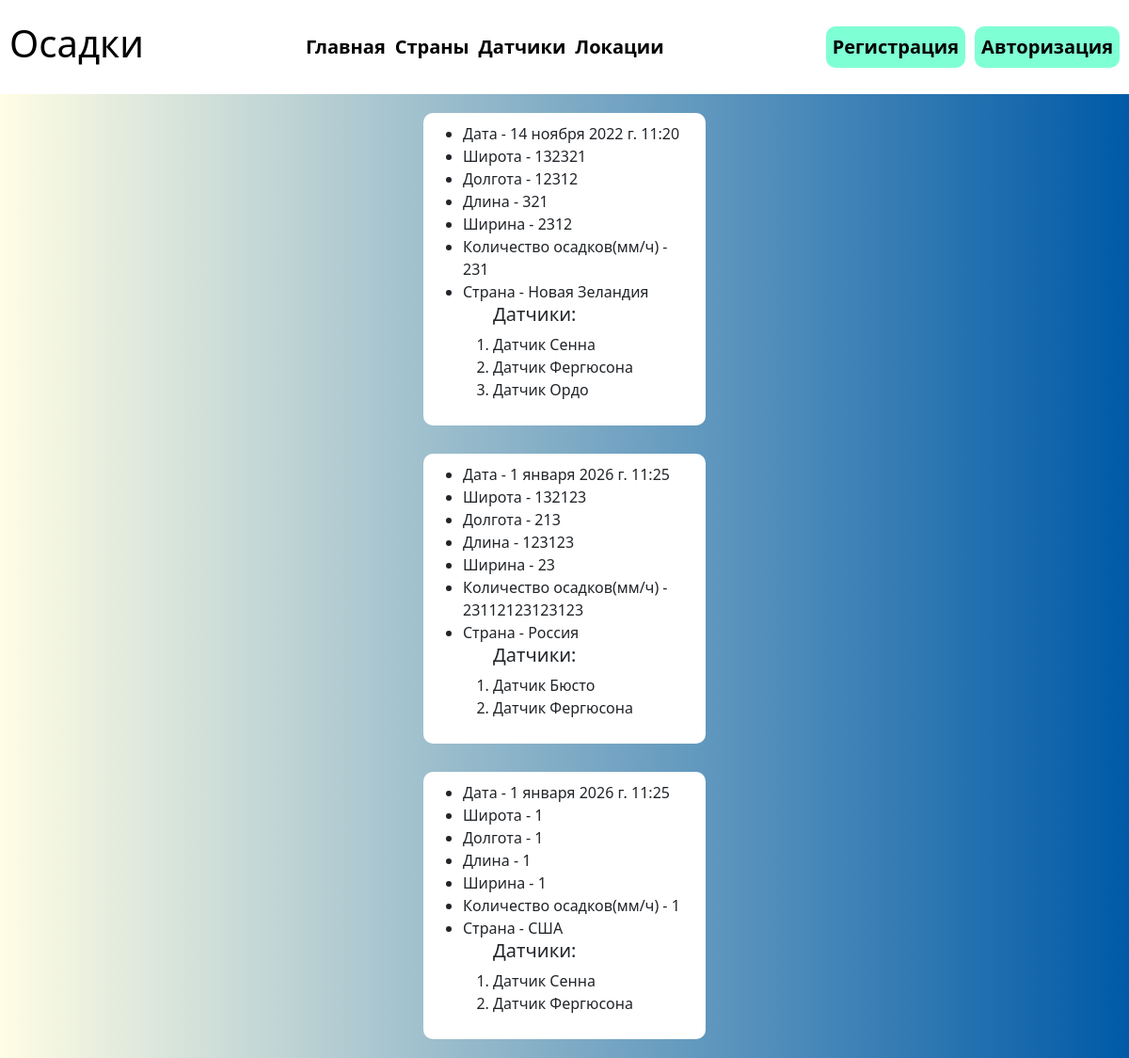
The page / on the database its author committed.
### main/models.py (models this page shows, shortened)
class PrecipitationMeasurement(models.Model):
	latitude = models.fields.IntegerField('Широта')
	longitude = models.fields.IntegerField("Долгота")
	width = models.fields.IntegerField("Ширина")
	length = models.fields.IntegerField("Длина")
	mm_h = models.fields.IntegerField("ММ/Ч")
	date = models.fields.DateTimeField("Дата и время")
	country = models.ForeignKey("Country", on_delete=models.PROTECT, null=True)
	sensors = models.ManyToManyField('MeasurementSensors')

class Country(models.Model):
	code = models.fields.IntegerField('Код', unique=True)
	name = models.fields.CharField('Название', unique=True, max_length=100)
	def __str__(self):
		return f'{self.name}'

class MeasurementSensors(models.Model):
	name = models.fields.CharField('Название', unique=True, max_length=100)
	type = models.fields.IntegerField('Тип')

### main/views.py (the view)
# urls.py: path('', views.index, name='home'),
def index(req):
	all_mes = PrecipitationMeasurement.objects.all()
	props = {
		"title": "Главная / Осадки",
		"all_mes": all_mes,
	}
	return render(req, "main/index.html", props)

### templates/main/index.html (shortened to what this page needs)
{% extends "main/layout.html" %}
{% load static %}
{% block content %}
    <div class="wrap_mes">
    {% if all_mes %}
     {% for m in all_mes %}
    <div class="meas">
        <ul>
            <li>Дата - {{ m.date }}</li>
            <li>Широта - {{ m.latitude }}</li>
            <li>Долгота - {{ m.longitude }}</li>
            <li>Длина - {{ m.length }}</li>
            <li>Ширина - {{ m.width }}</li>
            <li>Количество осадков(мм/ч) - {{ m.mm_h }}</li>
            <li>Страна - {{ m.country }}</li>
                <ol>
                <h5>Датчики:</h5>
            {% for sens in m.sensors.all %}
                            <li>{{ sens.name }}</li>
            {% endfor %}
                        </ol>
        </ul>
    </div>
    {% endfor %}
    {% else %}
        <h2>Нет новостей</h2>
    {% endif %}
    </div>
{% endblock %}

### templates/main/layout.html (shortened to what this page needs)
{% load static %}
<!DOCTYPE html>
<html lang="ru">
<head>
    <link rel="stylesheet" href="https://cdn.jsdelivr.net/npm/bootstrap@5.2.3/dist/css/bootstrap.min.css">
    <link rel="stylesheet" href="{% static 'main/styles/main.css' %}">
</head>
<body>
<header class="header">
    <h1>Осадки</h1>
    <nav class="links">
     <a class="nav-link" href="{% url 'home' %}">Главная</a>
   <a class="nav-link" href="{% url 'countries' %}">Страны</a>
   <a class="nav-link" href="{% url 'sensors' %}">Датчики</a>
   <a class="nav-link" href="{% url 'locations' %}">Локации</a>
    </nav>
    <div class="auths">
        {% if request.user.is_authenticated %}
           <h4>{{ user.username }}</h4>
            <a href="{% url 'logout' %}" class="auth">Выйти</a>
        {% else %}
        <a href="{% url 'register' %}" class="auth">Регистрация</a>
        <a href="{% url 'login' %}" class="auth">Авторизация</a>
        {% endif %}
    </div>
</header>
<main>
    {% block  content %}
    {% endblock %}
</main>
</body>
</html>

### main/static/main/styles/main.css (style rules this page uses)
* { padding: 0; margin: 0; box-sizing: border-box; }
html, body { width: 100%; height: 100%; background: #005AA7; background: -webkit-linear-gradient(to right, #FFFDE4, #005AA7); background: linear-gradient(to right, #FFFDE4, #005AA7); }
.header { width: 100%; height: 100px; display: flex; justify-content: space-between; align-items: center; color: black; background-color: white; padding: 10px; }
.links { display: flex; gap: 10px; }
.links a { font-size: 20px; font-weight: bold; }
.auths { display: flex; gap: 10px; }
a, a:active, a:hover { text-decoration: none; color: inherit; cursor: pointer; }
.auth { padding: 7px; font-size: 20px; font-weight: bold; border-radius: 10px; display: block; background: aquamarine; }
.meas { width: 300px; background: white; padding: 10px; border-radius: 10px; }
.meas ul { display: flex; flex-direction: column; justify-content: space-between; }
.wrap_mes { width: 100%; display: flex; align-items: center; padding: 20px; gap: 30px; flex-direction: column; }

### rows shown on the page
PrecipitationMeasurement: date "14 ноября 2022 г. 11:20", latitude "132321", longitude "12312", length "321", width "2312", mm_h "231", country "Новая Зеландия"
MeasurementSensors: name "Датчик Сенна"
MeasurementSensors: name "Датчик Фергюсона"
MeasurementSensors: name "Датчик Ордо"
PrecipitationMeasurement: date "1 января 2026 г. 11:25", latitude "132123", longitude "213", length "123123", width "23", mm_h "23112123123123", country "Россия"
MeasurementSensors: name "Датчик Бюсто"
PrecipitationMeasurement: date "1 января 2026 г. 11:25", latitude "1", longitude "1", length "1", width "1", mm_h "1", country "США"
